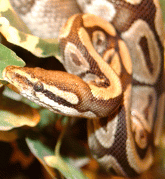
#> input picture Python.png, 165 x 179 px
$ python melt-1.py Python.png
#> lines starting #> are read from the running program, lines starting #| are printed output that depends on the picture
#!/usr/bin/python

from PIL import Image
import sys
import random
from math import cos, pi

if len(sys.argv) < 2:
    print("usage: "+sys.argv[0]+" filename.png")
    exit(1)

infile = sys.argv[1]
im = Image.open(infile).convert("RGB")
#> im is the input picture: PIL image 165x179 RGB; mean R, G, B 154.1, 120.1, 81.5
im.thumbnail((512,512)) # make sure dimensions are sane

for x in range(0, im.size[0]):
    weight = int(im.size[1]*(2+cos(x*2*pi/im.size[0]))/4)
    weight += random.randint(-im.size[0], im.size[0]) // 16
    weight = max(weight, 1)
    weight = min(weight, im.size[1])

    pixels = []
    for y in range(im.size[1] - weight, im.size[1]):
        pixels.append(im.getpixel((x, y)))

    pixels.sort(key=lambda pixel : pixel[0]**2 + pixel[1]**2 + pixel[2]**2, reverse=True)

    for i, y in enumerate(range(im.size[1] - weight, im.size[1])):
        im.putpixel((x, y), pixels[i])
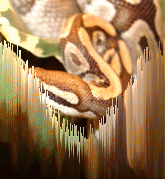
#> im: PIL image 165x179 RGB; mean R, G, B 154.1, 120.1, 81.5

outfile = ''.join(infile.split(".")[:-1]) + "_sorted"
im.save(outfile, "PNG")

$ run again, on prettyshit.png
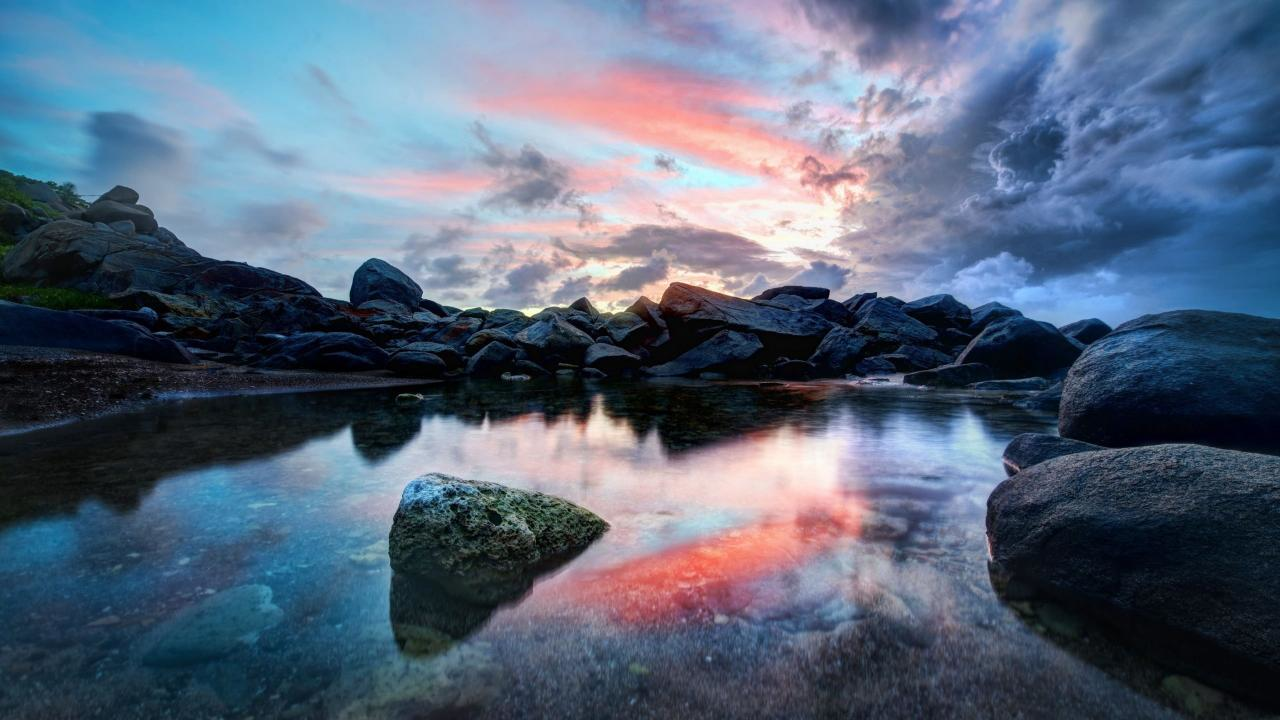
#> input picture prettyshit.png, 1280 x 720 px
#> im is the input picture: PIL image 1280x720 RGB; mean R, G, B 87.6, 102, 122.2
#> after the loop `for x in range(0, im.size[0]):`:
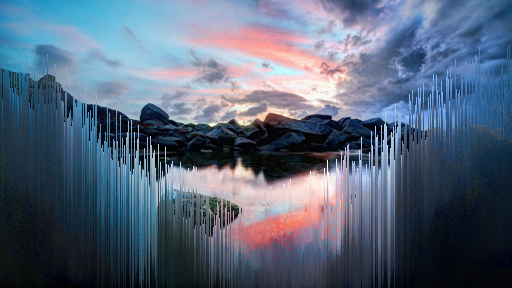
#> im: PIL image 512x288 RGB; mean R, G, B 87.6, 102, 122.2
